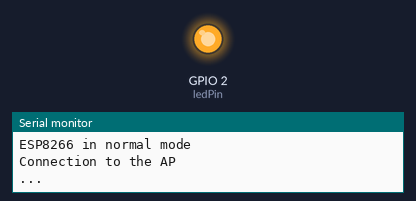
Simulated run of this sketch. Board: ESP8266 (Wemos D1 mini). Shown: output pins drawn as LEDs (lit = HIGH), the last lines printed to the serial monitor. WiFi joins after 1.5 s; servers stay silent unless stated. At 2.9 s the program puts the board to deep sleep or switches it off; the recording ends there.

Above: at 0.1 s.
At 1.8 s:
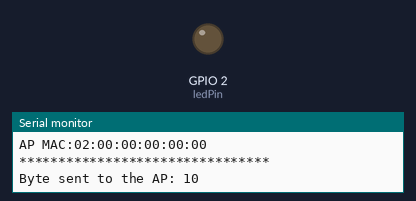
Timing chart, 0 to 2.9 s (numbered marks = the images above):
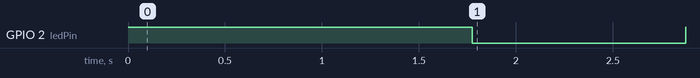

The sketch:

ST_1_sleep.ino
```cpp
/*  Accesspoint - station communication without router
 *  see: https://github.com/esp8266/Arduino/blob/master/doc/esp8266wifi/station-class.rst
 *  Works with: AP-1.ino
 *  small and "smart" changes by Nicu FLORICA (niq_ro)
 *  http://www.arduinotehniq.com
 *  add sleep mode - https://openhomeautomation.net/esp8266-battery
 */

#include <ESP8266WiFi.h>

byte ledPin = 2;
char ssid[] = "Wemos_AP";           // SSID of your AP
char pass[] = "Wemos_comm";         // password of your AP

IPAddress server(192,168,4,15);     // IP address of the AP
WiFiClient client;

int contor = 0;

// Time to sleep (in seconds):
const int sleepTimeS = 10;
void setup() {

  pinMode(ledPin, OUTPUT);
  digitalWrite(ledPin, HIGH);

  Serial.begin(9600);
  Serial.println(" ");
  Serial.println(" ");
  Serial.println(" ");
  Serial.println("ESP8266 in normal mode");
  delay(5);
  WiFi.disconnect();
  delay(5);
  WiFi.mode(WIFI_STA);
  delay(5);
  WiFi.begin(ssid, pass);           // connects to the WiFi AP
  Serial.println();
  Serial.println("Connection to the AP");
  while (WiFi.status() != WL_CONNECTED) {
    Serial.print(".");
    delay(100);
  }
  Serial.println();
  Serial.print("Connected to ");
  Serial.println(ssid);
  Serial.print("LocalIP:"); Serial.println(WiFi.localIP());
  Serial.println("MAC:" + WiFi.macAddress());
  Serial.print("Gateway:"); Serial.println(WiFi.gatewayIP());
  Serial.print("AP MAC:"); Serial.println(WiFi.BSSIDstr());
  client.connect(server, 80);
  digitalWrite(ledPin, LOW);
  Serial.println("********************************");
  Serial.print("Byte sent to the AP: ");
  Serial.println(client.print("Hi, boss!\r"));
  String answer = client.readStringUntil('\r');
  Serial.println("From the AP: " + answer);
  delay(100);
  Serial.println("----------------");

  digitalWrite(ledPin, HIGH);   // led off
  client.stop();

  // Sleep
  Serial.println("ESP8266 in sleep mode");
  ESP.deepSleep(sleepTimeS * 1000000);
}

void loop() {
// nothing
}
```

Measured:
- by itself, GPIO 2 (ledPin): LOW → HIGH at 0.00 s, → LOW 1.8 s later, → HIGH 1.1 s later
